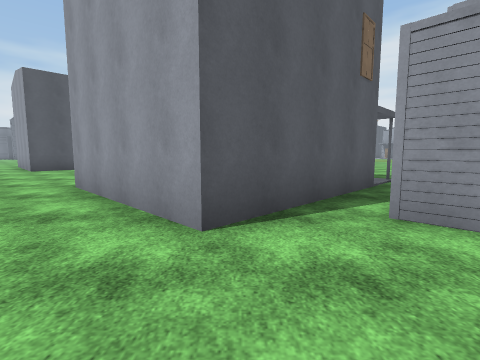
view 1 (above)

21 first-person views from a walk through a 3-D level made in the Unity game engine. The camera is 1.3 m above the floor, tilts 6° down and sees 85° across. The floor is counted in squares, 2 m on a side. Each view is taken from the middle of a square. On the plan, view 1 faces up. The plan holds only what a view shows up to about 9 squares ahead; the rest is blank. The place goes on beyond the plan. The player is left out. Door leaves are left out, so doorways stand open. Surface patterns are stand-ins for the level's own textures.

view 2
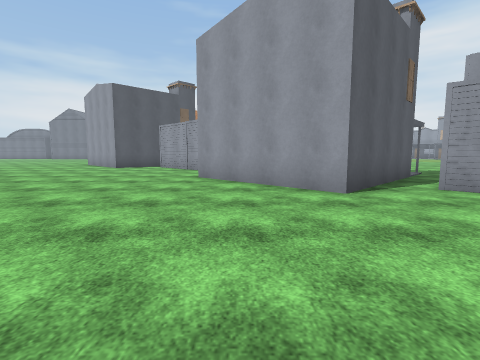

view 3
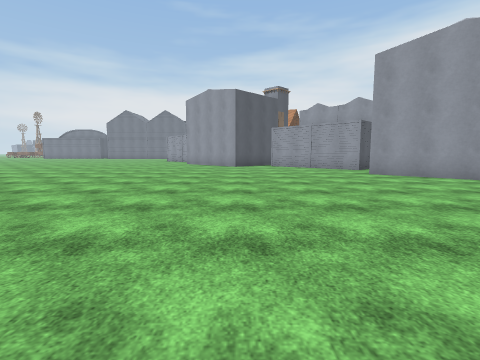

view 4
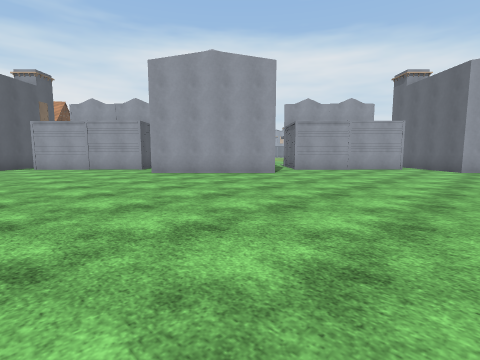

view 5
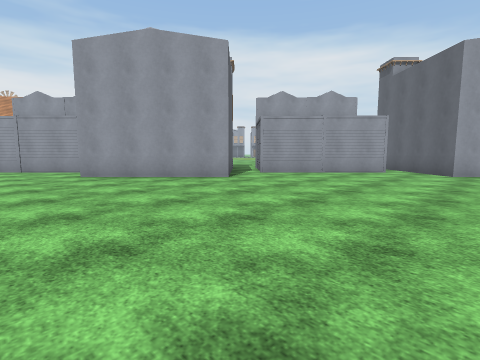

view 6
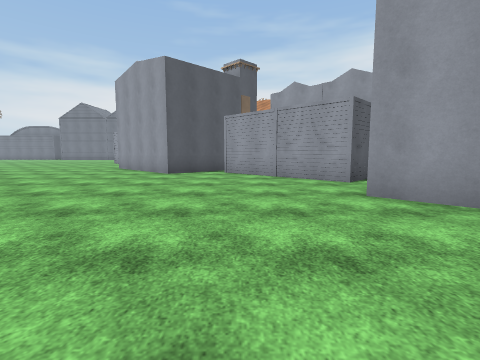

view 7
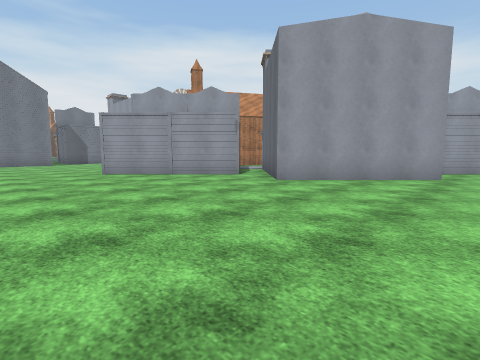

view 8
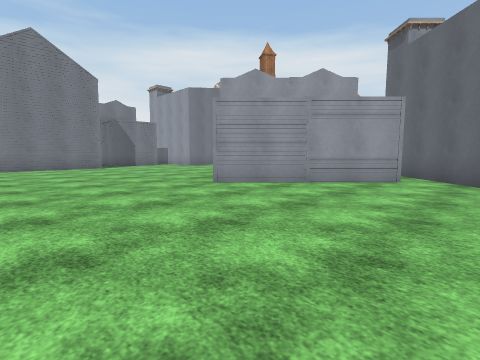

view 9
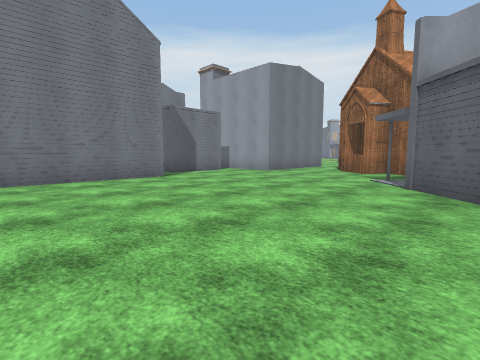

view 10
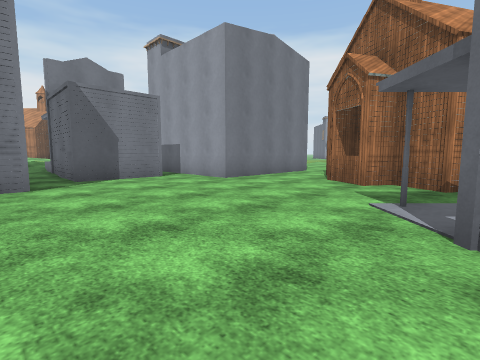

view 11
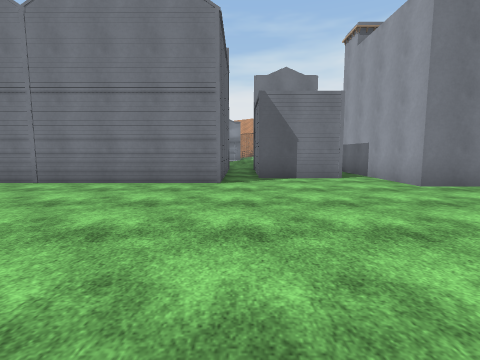

view 12
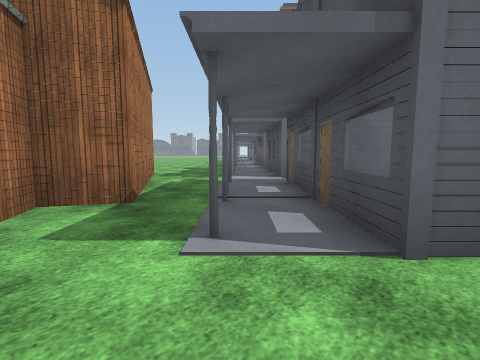

view 13
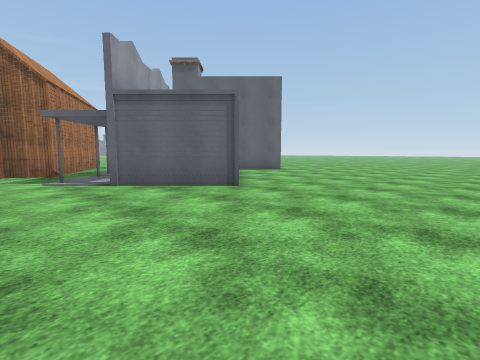

view 14
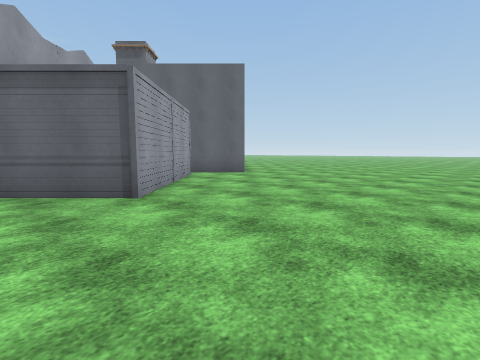

view 15
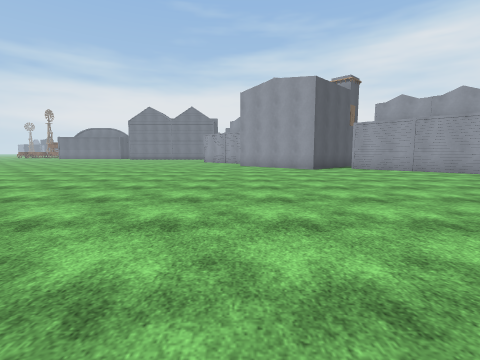

view 16
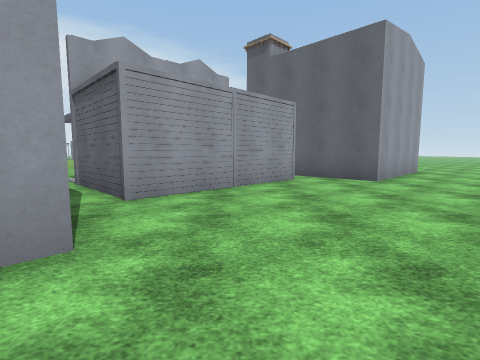

view 17
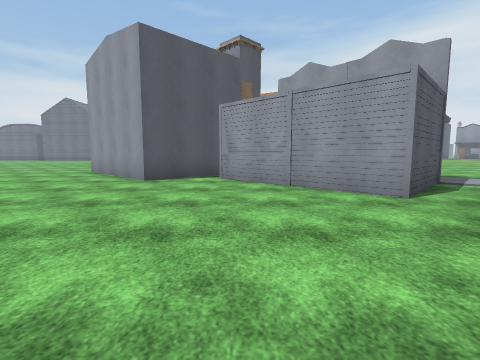

view 18
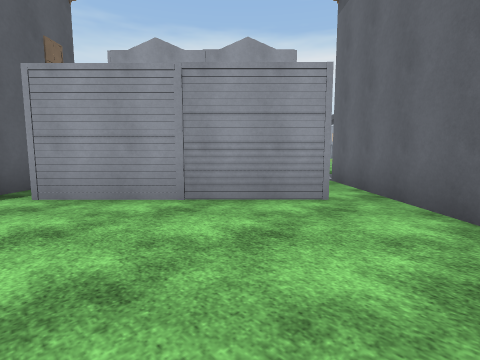

view 19
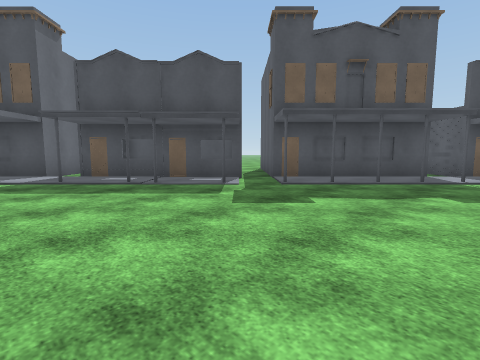

view 20
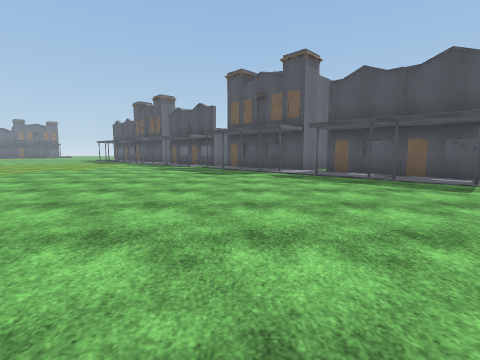

view 21
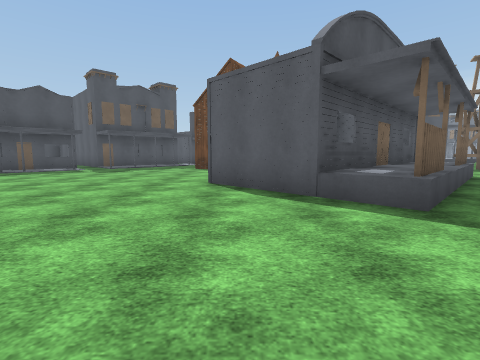

### Floor plan
Key: @ floor where view 1 was taken; # wall or solid block; . floor; D open door; B building; T thing the floor can be seen under or through.
Columns run from 16 left of view 1 to 9 right of it. Each row starts with its distance up from view 1.
 27     .B BB
 26     .# .#
 25     .##.#
 24 BBBB....#       B.
 23 ........#BB#   #BB.
 22 ............   ##BB.
 21 .........D#     ##BB.
 20 ........DD#      ##BB.
 19 .........##       ##...
 18 .....#...###     ##.....
 17 ....###....## .........
 16 ....B###B.............
 15 .....###BB...........
 14 ......BB##B#..........
 13 .......####B...........
 12 .......#  #BB...........
 11 .......## ##BB...........
 10 ........######............
  9 .........#.####...........
  8 ............####..........
  7 .............B##BB  .
  6 ..............##
  5 .............##   B.
  4  .............B ##TTB
  3   .............##.TT
  2    ...............B#
  1     ...............##
  0      ...........@...B
 -1       ...............##
 -2         ............##
 -3          ............#

Where each view was taken, in squares from view 1:
view 1: 0 up, 0 right, facing up
view 2: 2 down, 2 left, facing up
view 3: 3 down, 7 left, facing up
view 4: 3 down, 7 left, facing up-right
view 5: 3 down, 5 left, facing up-right
view 6: 1 up, 5 left, facing up
view 7: 8 up, 15 left, facing up-right
view 8: 12 up, 16 left, facing up-right
view 9: 17 up, 16 left, facing up-right
view 10: 18 up, 13 left, facing up-right
view 11: 18 up, 12 left, facing up
view 12: 20 up, 11 left, facing down-right
view 13: 20 up, 16 left, facing down-right
view 14: 18 up, 16 left, facing down-right
view 15: 1 down, 10 left, facing up
view 16: 1 up, 2 left, facing right
view 17: 3 up, 5 left, facing up
view 18: 5 up, 6 left, facing up-right
view 19: 16 up, 1 right, facing down-left
view 20: 17 up, 2 right, facing down
view 21: 18 up, 7 right, facing left
